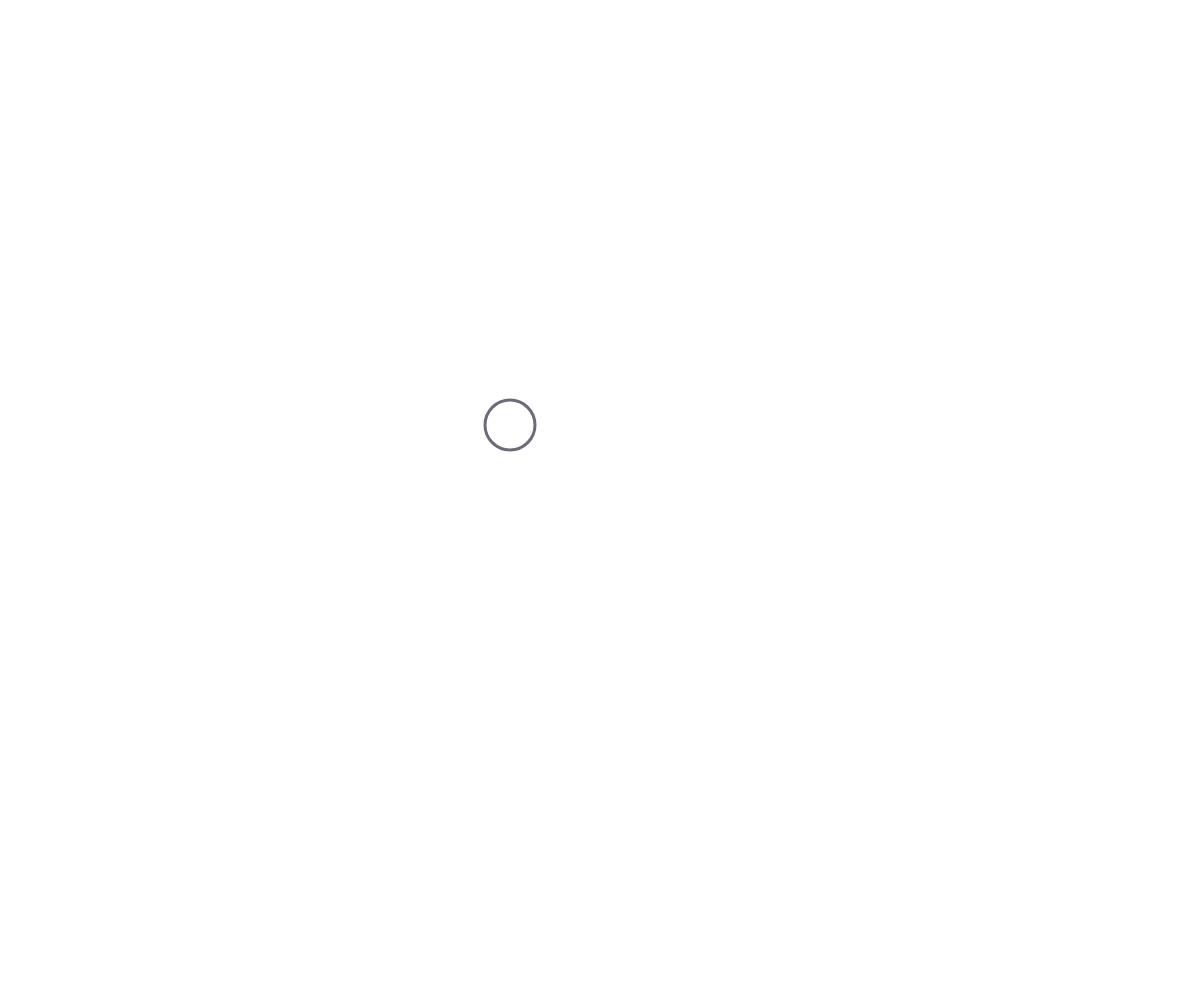
Frame 1 (no input)
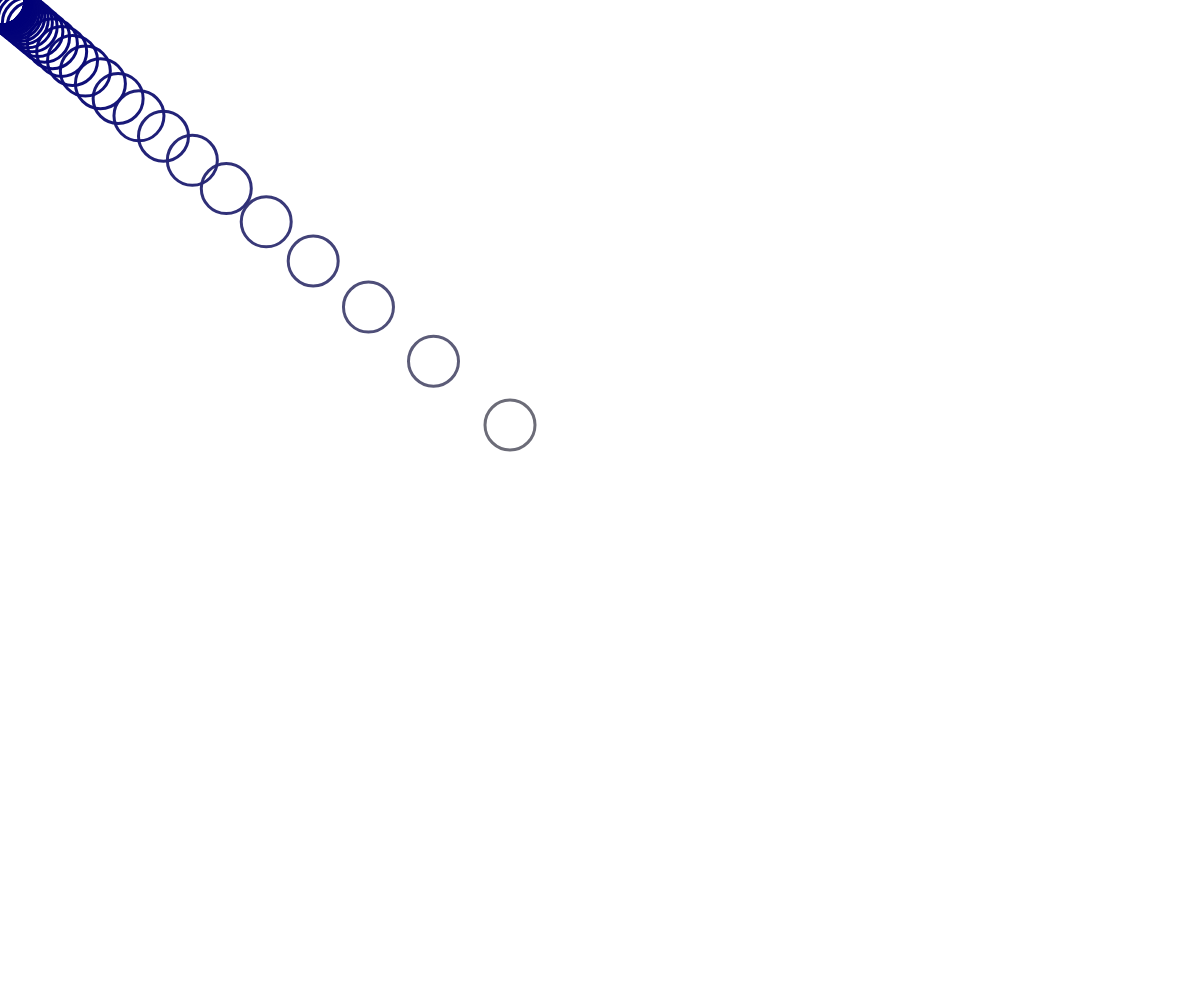
Frame 60 (no input)
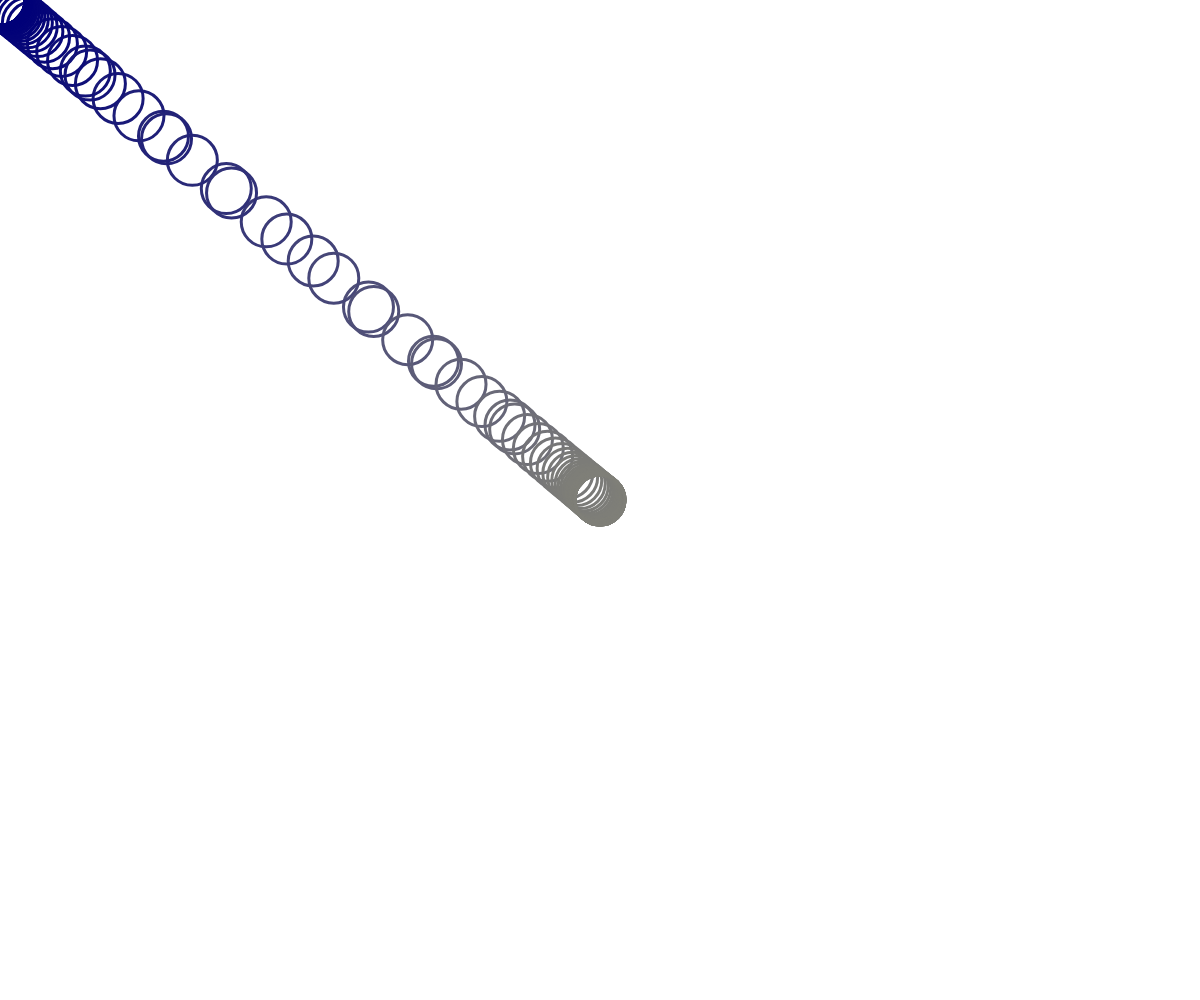
Frame 120 (the mouse pressed at the canvas centre since frame 60)

The p5.js sketch that drew these frames (run headless with seeded random() and noise() and a simulated clock; from frame 60 on, the mouse is pressed at the canvas centre):

// p5.js sketch
// ── sketch.js
// Mousewheel, Map, Lerp
// Meixi
// Feb 26, 2026

let x, y;
let diameter = 50;

function setup() {
  createCanvas(windowWidth, windowHeight);
  x = width/2; y = height/2;
  noFill();
  strokeWeight(3);
}

function draw() {
  //background(220);
  x = lerp(x, mouseX, 0.15); // (start, end, percentage of way in between)
  y = lerp(y, mouseY, 0.15);
  //line(x, y, mouseX, mouseY);

  let r = map(x, 0, width, 0, 255);
  let g = map(y, 0, height, 0, 255);
  let b = 120;
  stroke(r, g, b);
     
  circle(x, y, diameter);

}

function mouseWheel(event){
  print(event.delta);
  if(event.delta < 0){   // UP
    diameter += 5;
  }
  else{   // DOWN
    diameter = max(10, diameter-5);
  }
}
